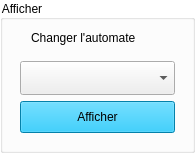
<?xml version="1.0" encoding="UTF-8"?>
<ui version="4.0">
 <class>GroupBox</class>
 <widget class="QGroupBox" name="GroupBox">
  <property name="geometry">
   <rect>
    <x>0</x>
    <y>0</y>
    <width>195</width>
    <height>153</height>
   </rect>
  </property>
  <property name="palette">
   <palette>
    <active>
     <colorrole role="Base">
      <brush brushstyle="SolidPattern">
       <color alpha="255">
        <red>255</red>
        <green>255</green>
        <blue>255</blue>
       </color>
      </brush>
     </colorrole>
     <colorrole role="Window">
      <brush brushstyle="SolidPattern">
       <color alpha="255">
        <red>255</red>
        <green>255</green>
        <blue>255</blue>
       </color>
      </brush>
     </colorrole>
    </active>
    <inactive>
     <colorrole role="Base">
      <brush brushstyle="SolidPattern">
       <color alpha="255">
        <red>255</red>
        <green>255</green>
        <blue>255</blue>
       </color>
      </brush>
     </colorrole>
     <colorrole role="Window">
      <brush brushstyle="SolidPattern">
       <color alpha="255">
        <red>255</red>
        <green>255</green>
        <blue>255</blue>
       </color>
      </brush>
     </colorrole>
    </inactive>
    <disabled>
     <colorrole role="Base">
      <brush brushstyle="SolidPattern">
       <color alpha="255">
        <red>255</red>
        <green>255</green>
        <blue>255</blue>
       </color>
      </brush>
     </colorrole>
     <colorrole role="Window">
      <brush brushstyle="SolidPattern">
       <color alpha="255">
        <red>255</red>
        <green>255</green>
        <blue>255</blue>
       </color>
      </brush>
     </colorrole>
    </disabled>
   </palette>
  </property>
  <property name="windowTitle">
   <string>GroupBox</string>
  </property>
  <property name="autoFillBackground">
   <bool>false</bool>
  </property>
  <property name="styleSheet">
   <string notr="true">padding:8</string>
  </property>
  <property name="title">
   <string>Afficher</string>
  </property>
  <property name="flat">
   <bool>true</bool>
  </property>
  <layout class="QVBoxLayout" name="verticalLayout">
   <item>
    <widget class="QLabel" name="label">
     <property name="text">
      <string>Changer l'automate</string>
     </property>
    </widget>
   </item>
   <item>
    <widget class="QComboBox" name="comboBox"/>
   </item>
   <item>
    <widget class="QPushButton" name="pushButton">
     <property name="palette">
      <palette>
       <active>
        <colorrole role="WindowText">
         <brush brushstyle="SolidPattern">
          <color alpha="255">
           <red>0</red>
           <green>0</green>
           <blue>0</blue>
          </color>
         </brush>
        </colorrole>
        <colorrole role="Button">
         <brush brushstyle="SolidPattern">
          <color alpha="255">
           <red>6</red>
           <green>181</green>
           <blue>238</blue>
          </color>
         </brush>
        </colorrole>
        <colorrole role="Light">
         <brush brushstyle="SolidPattern">
          <color alpha="255">
           <red>107</red>
           <green>219</green>
           <blue>255</blue>
          </color>
         </brush>
        </colorrole>
        <colorrole role="Midlight">
         <brush brushstyle="SolidPattern">
          <color alpha="255">
           <red>56</red>
           <green>200</green>
           <blue>246</blue>
          </color>
         </brush>
        </colorrole>
        <colorrole role="Dark">
         <brush brushstyle="SolidPattern">
          <color alpha="255">
           <red>3</red>
           <green>90</green>
           <blue>119</blue>
          </color>
         </brush>
        </colorrole>
        <colorrole role="Mid">
         <brush brushstyle="SolidPattern">
          <color alpha="255">
           <red>4</red>
           <green>121</green>
           <blue>158</blue>
          </color>
         </brush>
        </colorrole>
        <colorrole role="Text">
         <brush brushstyle="SolidPattern">
          <color alpha="255">
           <red>0</red>
           <green>0</green>
           <blue>0</blue>
          </color>
         </brush>
        </colorrole>
        <colorrole role="BrightText">
         <brush brushstyle="SolidPattern">
          <color alpha="255">
           <red>255</red>
           <green>255</green>
           <blue>255</blue>
          </color>
         </brush>
        </colorrole>
        <colorrole role="ButtonText">
         <brush brushstyle="SolidPattern">
          <color alpha="255">
           <red>0</red>
           <green>0</green>
           <blue>0</blue>
          </color>
         </brush>
        </colorrole>
        <colorrole role="Base">
         <brush brushstyle="SolidPattern">
          <color alpha="255">
           <red>255</red>
           <green>255</green>
           <blue>255</blue>
          </color>
         </brush>
        </colorrole>
        <colorrole role="Window">
         <brush brushstyle="SolidPattern">
          <color alpha="255">
           <red>6</red>
           <green>181</green>
           <blue>238</blue>
          </color>
         </brush>
        </colorrole>
        <colorrole role="Shadow">
         <brush brushstyle="SolidPattern">
          <color alpha="255">
           <red>0</red>
           <green>0</green>
           <blue>0</blue>
          </color>
         </brush>
        </colorrole>
        <colorrole role="AlternateBase">
         <brush brushstyle="SolidPattern">
          <color alpha="255">
           <red>130</red>
           <green>218</green>
           <blue>246</blue>
          </color>
         </brush>
        </colorrole>
        <colorrole role="ToolTipBase">
         <brush brushstyle="SolidPattern">
          <color alpha="255">
           <red>255</red>
           <green>255</green>
           <blue>220</blue>
          </color>
         </brush>
        </colorrole>
        <colorrole role="ToolTipText">
         <brush brushstyle="SolidPattern">
          <color alpha="255">
           <red>0</red>
           <green>0</green>
           <blue>0</blue>
          </color>
         </brush>
        </colorrole>
        <colorrole role="PlaceholderText">
         <brush brushstyle="SolidPattern">
          <color alpha="128">
           <red>0</red>
           <green>0</green>
           <blue>0</blue>
          </color>
         </brush>
        </colorrole>
       </active>
       <inactive>
        <colorrole role="WindowText">
         <brush brushstyle="SolidPattern">
          <color alpha="255">
           <red>0</red>
           <green>0</green>
           <blue>0</blue>
          </color>
         </brush>
        </colorrole>
        <colorrole role="Button">
         <brush brushstyle="SolidPattern">
          <color alpha="255">
           <red>6</red>
           <green>181</green>
           <blue>238</blue>
          </color>
         </brush>
        </colorrole>
        <colorrole role="Light">
         <brush brushstyle="SolidPattern">
          <color alpha="255">
           <red>107</red>
           <green>219</green>
           <blue>255</blue>
          </color>
         </brush>
        </colorrole>
        <colorrole role="Midlight">
         <brush brushstyle="SolidPattern">
          <color alpha="255">
           <red>56</red>
           <green>200</green>
           <blue>246</blue>
          </color>
         </brush>
        </colorrole>
        <colorrole role="Dark">
         <brush brushstyle="SolidPattern">
          <color alpha="255">
           <red>3</red>
           <green>90</green>
           <blue>119</blue>
          </color>
         </brush>
        </colorrole>
        <colorrole role="Mid">
         <brush brushstyle="SolidPattern">
          <color alpha="255">
           <red>4</red>
           <green>121</green>
           <blue>158</blue>
          </color>
         </brush>
        </colorrole>
        <colorrole role="Text">
         <brush brushstyle="SolidPattern">
          <color alpha="255">
           <red>0</red>
           <green>0</green>
           <blue>0</blue>
          </color>
         </brush>
        </colorrole>
        <colorrole role="BrightText">
         <brush brushstyle="SolidPattern">
          <color alpha="255">
           <red>255</red>
           <green>255</green>
           <blue>255</blue>
          </color>
         </brush>
        </colorrole>
        <colorrole role="ButtonText">
         <brush brushstyle="SolidPattern">
          <color alpha="255">
           <red>0</red>
           <green>0</green>
           <blue>0</blue>
          </color>
         </brush>
        </colorrole>
        <colorrole role="Base">
         <brush brushstyle="SolidPattern">
          <color alpha="255">
           <red>255</red>
           <green>255</green>
           <blue>255</blue>
          </color>
         </brush>
        </colorrole>
        <colorrole role="Window">
         <brush brushstyle="SolidPattern">
          <color alpha="255">
           <red>6</red>
           <green>181</green>
           <blue>238</blue>
          </color>
         </brush>
        </colorrole>
        <colorrole role="Shadow">
         <brush brushstyle="SolidPattern">
          <color alpha="255">
           <red>0</red>
           <green>0</green>
           <blue>0</blue>
          </color>
         </brush>
        </colorrole>
        <colorrole role="AlternateBase">
         <brush brushstyle="SolidPattern">
          <color alpha="255">
           <red>130</red>
           <green>218</green>
           <blue>246</blue>
          </color>
         </brush>
        </colorrole>
        <colorrole role="ToolTipBase">
         <brush brushstyle="SolidPattern">
          <color alpha="255">
           <red>255</red>
           <green>255</green>
           <blue>220</blue>
          </color>
         </brush>
        </colorrole>
        <colorrole role="ToolTipText">
         <brush brushstyle="SolidPattern">
          <color alpha="255">
           <red>0</red>
           <green>0</green>
           <blue>0</blue>
          </color>
         </brush>
        </colorrole>
        <colorrole role="PlaceholderText">
         <brush brushstyle="SolidPattern">
          <color alpha="128">
           <red>0</red>
           <green>0</green>
           <blue>0</blue>
          </color>
         </brush>
        </colorrole>
       </inactive>
       <disabled>
        <colorrole role="WindowText">
         <brush brushstyle="SolidPattern">
          <color alpha="255">
           <red>3</red>
           <green>90</green>
           <blue>119</blue>
          </color>
         </brush>
        </colorrole>
        <colorrole role="Button">
         <brush brushstyle="SolidPattern">
          <color alpha="255">
           <red>6</red>
           <green>181</green>
           <blue>238</blue>
          </color>
         </brush>
        </colorrole>
        <colorrole role="Light">
         <brush brushstyle="SolidPattern">
          <color alpha="255">
           <red>107</red>
           <green>219</green>
           <blue>255</blue>
          </color>
         </brush>
        </colorrole>
        <colorrole role="Midlight">
         <brush brushstyle="SolidPattern">
          <color alpha="255">
           <red>56</red>
           <green>200</green>
           <blue>246</blue>
          </color>
         </brush>
        </colorrole>
        <colorrole role="Dark">
         <brush brushstyle="SolidPattern">
          <color alpha="255">
           <red>3</red>
           <green>90</green>
           <blue>119</blue>
          </color>
         </brush>
        </colorrole>
        <colorrole role="Mid">
         <brush brushstyle="SolidPattern">
          <color alpha="255">
           <red>4</red>
           <green>121</green>
           <blue>158</blue>
          </color>
         </brush>
        </colorrole>
        <colorrole role="Text">
         <brush brushstyle="SolidPattern">
          <color alpha="255">
           <red>3</red>
           <green>90</green>
           <blue>119</blue>
          </color>
         </brush>
        </colorrole>
        <colorrole role="BrightText">
         <brush brushstyle="SolidPattern">
          <color alpha="255">
           <red>255</red>
           <green>255</green>
           <blue>255</blue>
          </color>
         </brush>
        </colorrole>
        <colorrole role="ButtonText">
         <brush brushstyle="SolidPattern">
          <color alpha="255">
           <red>3</red>
           <green>90</green>
           <blue>119</blue>
          </color>
         </brush>
        </colorrole>
        <colorrole role="Base">
         <brush brushstyle="SolidPattern">
          <color alpha="255">
           <red>6</red>
           <green>181</green>
           <blue>238</blue>
          </color>
         </brush>
        </colorrole>
        <colorrole role="Window">
         <brush brushstyle="SolidPattern">
          <color alpha="255">
           <red>6</red>
           <green>181</green>
           <blue>238</blue>
          </color>
         </brush>
        </colorrole>
        <colorrole role="Shadow">
         <brush brushstyle="SolidPattern">
          <color alpha="255">
           <red>0</red>
           <green>0</green>
           <blue>0</blue>
          </color>
         </brush>
        </colorrole>
        <colorrole role="AlternateBase">
         <brush brushstyle="SolidPattern">
          <color alpha="255">
           <red>6</red>
           <green>181</green>
           <blue>238</blue>
          </color>
         </brush>
        </colorrole>
        <colorrole role="ToolTipBase">
         <brush brushstyle="SolidPattern">
          <color alpha="255">
           <red>255</red>
           <green>255</green>
           <blue>220</blue>
          </color>
         </brush>
        </colorrole>
        <colorrole role="ToolTipText">
         <brush brushstyle="SolidPattern">
          <color alpha="255">
           <red>0</red>
           <green>0</green>
           <blue>0</blue>
          </color>
         </brush>
        </colorrole>
        <colorrole role="PlaceholderText">
         <brush brushstyle="SolidPattern">
          <color alpha="128">
           <red>0</red>
           <green>0</green>
           <blue>0</blue>
          </color>
         </brush>
        </colorrole>
       </disabled>
      </palette>
     </property>
     <property name="text">
      <string>Afficher</string>
     </property>
    </widget>
   </item>
  </layout>
 </widget>
 <resources/>
 <connections/>
</ui>
